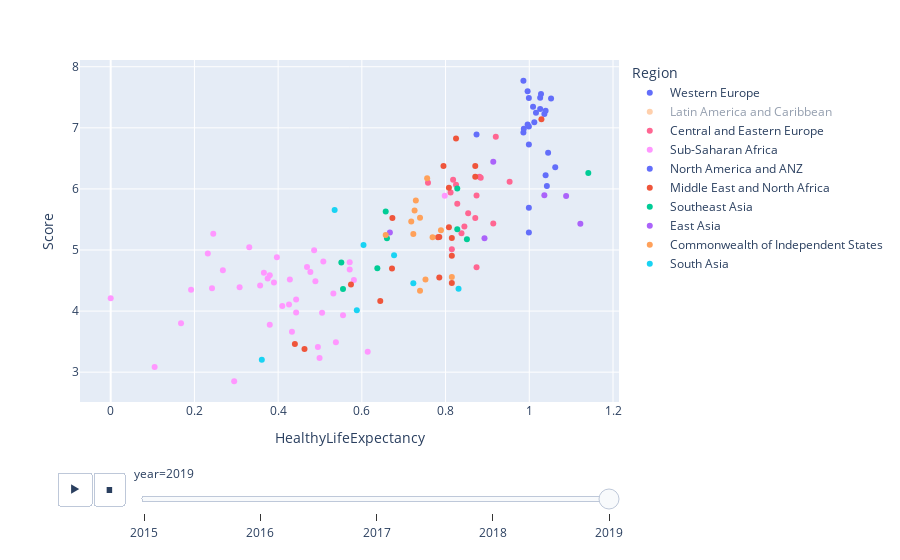

This figure's notebook cell:
### Code cell
fig = px.scatter(data_todo[["Country","Region","Score","year","HealthyLifeExpectancy"]], 
           y = "Score", x = "HealthyLifeExpectancy", 
           animation_frame = "year", animation_group = "Country", color = "Region", hover_name="Country")
fig.show()

### Figure 1 — Plotly figure (JSON) as saved in the notebook; plotly's stock layout.template omitted (floating-point values rounded to 4 significant figures)
{"data": [{"hovertemplate": "<b>%{hovertext}</b><br><br>Region=Western Europe<br>year=2019<br>HealthyLifeExpectancy=%{x}<br>Score=%{y}<extra></extra>", "hovertext": ["Austria", "Belgium", "Cyprus", "Cyprus", "Denmark", "Finland", "France", "Germany", "Greece", "Iceland", "Ireland", "Italy", "Luxembourg", "Malta", "Netherlands", "Norway", "Portugal", "Spain", "Sweden", "Switzerland", "United Kingdom"], "ids": ["Austria", "Belgium", "Cyprus", "Cyprus", "Denmark", "Finland", "France", "Germany", "Greece", "Iceland", "Ireland", "Italy", "Luxembourg", "Malta", "Netherlands", "Norway", "Portugal", "Spain", "Sweden", "Switzerland", "United Kingdom"], "legendgroup": "Western Europe", "marker": {"color": "#636efa", "symbol": "circle"}, "mode": "markers", "name": "Western Europe", "showlegend": true, "type": "scatter", "x": [1.016, 0.986, 1.042, 1.042, 0.996, 0.986, 1.045, 0.987, 0.999, 1.026, 0.999, 1.039, 1.012, 0.999, 0.999, 1.028, 0.999, 1.062, 1.009, 1.052, 0.996], "xaxis": "x", "y": [7.246, 6.923, 6.046, 5.718, 7.6, 7.769, 6.592, 6.985, 5.287, 7.494, 7.021, 6.223, 7.09, 6.726, 7.488, 7.554, 5.693, 6.354, 7.343, 7.48, 7.054], "yaxis": "y"}, {"hovertemplate": "<b>%{hovertext}</b><br><br>Region=Latin America and Caribbean<br>year=2019<br>HealthyLifeExpectancy=%{x}<br>Score=%{y}<extra></extra>", "hovertext": ["Argentina", "Bolivia", "Brazil", "Chile", "Colombia", "Costa Rica", "Dominican Republic", "Ecuador", "El Salvador", "Guatemala", "Haiti", "Honduras", "Jamaica", "Mexico", "Nicaragua", "Panama", "Paraguay", "Peru", "Trinidad and Tobago", "Uruguay", "Venezuela"], "ids": ["Argentina", "Bolivia", "Brazil", "Chile", "Colombia", "Costa Rica", "Dominican Republic", "Ecuador", "El Salvador", "Guatemala", "Haiti", "Honduras", "Jamaica", "Mexico", "Nicaragua", "Panama", "Paraguay", "Peru", "Trinidad and Tobago", "Uruguay", "Venezuela"], "legendgroup": "Latin America and Caribbean", "marker": {"color": "#FFA15A", "symbol": "circle"}, "mode": "markers", "name": "Latin America and Caribbean", "showlegend": true, "type": "scatter", "visible": "legendonly", "x": [0.881, 0.706, 0.802, 0.92, 0.841, 0.963, 0.779, 0.868, 0.789, 0.746, 0.449, 0.828, 0.831, 0.861, 0.835, 0.91, 0.777, 0.854, 0.713, 0.891, 0.805], "xaxis": "x", "y": [6.086, 5.779, 6.3, 6.444, 6.125, 7.167, 5.425, 6.028, 6.253, 6.436, 3.597, 5.86, 5.89, 6.595, 6.105, 6.321, 5.743, 5.697, 6.192, 6.293, 4.707], "yaxis": "y"}, {"hovertemplate": "<b>%{hovertext}</b><br><br>Region=Central and Eastern Europe<br>year=2019<br>HealthyLifeExpectancy=%{x}<br>Score=%{y}<extra></extra>", "hovertext": ["Albania", "Bosnia and Herzegovina", "Bulgaria", "Croatia", "Czech Republic", "Estonia", "Hungary", "Kosovo", "Latvia", "Lithuania", "Macedonia", "Montenegro", "Poland", "Romania", "Serbia", "Slovakia", "Slovenia"], "ids": ["Albania", "Bosnia and Herzegovina", "Bulgaria", "Croatia", "Czech Republic", "Estonia", "Hungary", "Kosovo", "Latvia", "Lithuania", "Macedonia", "Montenegro", "Poland", "Romania", "Serbia", "Slovakia", "Slovenia"], "legendgroup": "Central and Eastern Europe", "marker": {"color": "#FF6692", "symbol": "circle"}, "mode": "markers", "name": "Central and Eastern Europe", "showlegend": true, "type": "scatter", "x": [0.874, 0.845, 0.815, 0.914, 0.92, 0.874, 0.828, 0.758, 0.812, 0.818, 0.838, 0.871, 0.884, 0.825, 0.854, 0.881, 0.953], "xaxis": "x", "y": [4.719, 5.386, 5.011, 5.432, 6.852, 5.893, 5.758, 6.1, 5.94, 6.149, 5.274, 5.523, 6.182, 6.07, 5.603, 6.198, 6.118], "yaxis": "y"}, {"hovertemplate": "<b>%{hovertext}</b><br><br>Region=Sub-Saharan Africa<br>year=2019<br>HealthyLifeExpectancy=%{x}<br>Score=%{y}<extra></extra>", "hovertext": ["Benin", "Botswana", "Burkina Faso", "Burundi", "Cameroon", "Central African Republic", "Chad", "Comoros", "Congo (Brazzaville)", "Congo (Kinshasa)", "Ethiopia", "Gabon", "Gambia", "Ghana", "Guinea", "Ivory Coast", "Kenya", "Lesotho", "Liberia", "Madagascar", "Malawi", "Mali", "Mauritania", "Mauritius", "Mozambique", "Namibia", "Niger", "Nigeria", "Rwanda", "Senegal", "Sierra Leone", "Somalia", "South Africa", "South Sudan", "Swaziland", "Tanzania", "Togo", "Uganda", "Zambia", "Zimbabwe"], "ids": ["Benin", "Botswana", "Burkina Faso", "Burundi", "Cameroon", "Central African Republic", "Chad", "Comoros", "Congo (Brazzaville)", "Congo (Kinshasa)", "Ethiopia", "Gabon", "Gambia", "Ghana", "Guinea", "Ivory Coast", "Kenya", "Lesotho", "Liberia", "Madagascar", "Malawi", "Mali", "Mauritania", "Mauritius", "Mozambique", "Namibia", "Niger", "Nigeria", "Rwanda", "Senegal", "Sierra Leone", "Somalia", "South Africa", "South Sudan", "Swaziland", "Tanzania", "Togo", "Uganda", "Zambia", "Zimbabwe"], "legendgroup": "Sub-Saharan Africa", "marker": {"color": "#FF97FF", "symbol": "circle"}, "mode": "markers", "name": "Sub-Saharan Africa", "showlegend": true, "type": "scatter", "x": [0.397, 0.538, 0.38, 0.38, 0.331, 0.105, 0.192, 0.505, 0.508, 0.357, 0.532, 0.571, 0.428, 0.486, 0.375, 0.232, 0.581, 0.168, 0.443, 0.555, 0.495, 0.308, 0.489, 0.798, 0.39, 0.477, 0.366, 0.245, 0.614, 0.571, 0.242, 0.268, 0.469, 0.295, 0, 0.499, 0.41, 0.443, 0.426, 0.433], "xaxis": "x", "y": [4.883, 3.488, 4.587, 3.775, 5.044, 3.083, 4.35, 3.973, 4.812, 4.418, 4.286, 4.799, 4.516, 4.996, 4.534, 4.944, 4.509, 3.802, 3.975, 3.933, 3.41, 4.39, 4.49, 5.888, 4.466, 4.639, 4.628, 5.265, 3.334, 4.681, 4.374, 4.668, 4.722, 2.853, 4.212, 3.231, 4.085, 4.189, 4.107, 3.663], "yaxis": "y"}, {"hovertemplate": "<b>%{hovertext}</b><br><br>Region=North America and ANZ<br>year=2019<br>HealthyLifeExpectancy=%{x}<br>Score=%{y}<extra></extra>", "hovertext": ["Australia", "Canada", "New Zealand", "United States"], "ids": ["Australia", "Canada", "New Zealand", "United States"], "legendgroup": "North America and ANZ", "marker": {"color": "#636efa", "symbol": "circle"}, "mode": "markers", "name": "North America and ANZ", "showlegend": true, "type": "scatter", "x": [1.036, 1.039, 1.026, 0.874], "xaxis": "x", "y": [7.228, 7.278, 7.307, 6.892], "yaxis": "y"}, {"hovertemplate": "<b>%{hovertext}</b><br><br>Region=Middle East and North Africa<br>year=2019<br>HealthyLifeExpectancy=%{x}<br>Score=%{y}<extra></extra>", "hovertext": ["Algeria", "Bahrain", "Egypt", "Iran", "Iraq", "Israel", "Jordan", "Kuwait", "Lebanon", "Libya", "Morocco", "Palestinian Territories", "Qatar", "Saudi Arabia", "Syria", "Tunisia", "Turkey", "United Arab Emirates", "Yemen"], "ids": ["Algeria", "Bahrain", "Egypt", "Iran", "Iraq", "Israel", "Jordan", "Kuwait", "Lebanon", "Libya", "Morocco", "Palestinian Territories", "Qatar", "Saudi Arabia", "Syria", "Tunisia", "Turkey", "United Arab Emirates", "Yemen"], "legendgroup": "Middle East and North Africa", "marker": {"color": "#EF553B", "symbol": "circle"}, "mode": "markers", "name": "Middle East and North Africa", "showlegend": true, "type": "scatter", "x": [0.785, 0.871, 0.644, 0.785, 0.574, 1.029, 0.815, 0.808, 0.815, 0.673, 0.782, 0.672, 0.871, 0.795, 0.44, 0.815, 0.808, 0.825, 0.463], "xaxis": "x", "y": [5.211, 6.199, 4.166, 4.548, 4.437, 7.139, 4.906, 6.021, 5.197, 5.525, 5.208, 4.696, 6.374, 6.375, 3.462, 4.461, 5.373, 6.825, 3.38], "yaxis": "y"}, {"hovertemplate": "<b>%{hovertext}</b><br><br>Region=Southeast Asia<br>year=2019<br>HealthyLifeExpectancy=%{x}<br>Score=%{y}<extra></extra>", "hovertext": ["Cambodia", "Indonesia", "Laos", "Malaysia", "Myanmar", "Philippines", "Singapore", "Thailand", "Vietnam"], "ids": ["Cambodia", "Indonesia", "Laos", "Malaysia", "Myanmar", "Philippines", "Singapore", "Thailand", "Vietnam"], "legendgroup": "Southeast Asia", "marker": {"color": "#00cc96", "symbol": "circle"}, "mode": "markers", "name": "Southeast Asia", "showlegend": true, "type": "scatter", "x": [0.637, 0.66, 0.551, 0.828, 0.555, 0.657, 1.141, 0.828, 0.851], "xaxis": "x", "y": [4.7, 5.192, 4.796, 5.339, 4.36, 5.631, 6.262, 6.008, 5.175], "yaxis": "y"}, {"hovertemplate": "<b>%{hovertext}</b><br><br>Region=East Asia<br>year=2019<br>HealthyLifeExpectancy=%{x}<br>Score=%{y}<extra></extra>", "hovertext": ["China", "Hong Kong S.A.R. of China", "Japan", "Mongolia", "South Korea", "Taiwan"], "ids": ["China", "Hong Kong S.A.R. of China", "Japan", "Mongolia", "South Korea", "Taiwan"], "legendgroup": "East Asia", "marker": {"color": "#ab63fa", "symbol": "circle"}, "mode": "markers", "name": "East Asia", "showlegend": true, "type": "scatter", "x": [0.893, 1.122, 1.088, 0.667, 1.036, 0.914], "xaxis": "x", "y": [5.191, 5.43, 5.886, 5.285, 5.895, 6.446], "yaxis": "y"}, {"hovertemplate": "<b>%{hovertext}</b><br><br>Region=Commonwealth of Independent States<br>year=2019<br>HealthyLifeExpectancy=%{x}<br>Score=%{y}<extra></extra>", "hovertext": ["Armenia", "Azerbaijan", "Belarus", "Georgia", "Kazakhstan", "Kyrgyzstan", "Moldova", "Russia", "Tajikistan", "Turkmenistan", "Ukraine", "Uzbekistan"], "ids": ["Armenia", "Azerbaijan", "Belarus", "Georgia", "Kazakhstan", "Kyrgyzstan", "Moldova", "Russia", "Tajikistan", "Turkmenistan", "Ukraine", "Uzbekistan"], "legendgroup": "Commonwealth of Independent States", "marker": {"color": "#FFA15A", "symbol": "circle"}, "mode": "markers", "name": "Commonwealth of Independent States", "showlegend": true, "type": "scatter", "x": [0.815, 0.769, 0.789, 0.752, 0.729, 0.723, 0.739, 0.726, 0.718, 0.657, 0.739, 0.756], "xaxis": "x", "y": [4.559, 5.208, 5.323, 4.519, 5.809, 5.261, 5.529, 5.648, 5.467, 5.247, 4.332, 6.174], "yaxis": "y"}, {"hovertemplate": "<b>%{hovertext}</b><br><br>Region=South Asia<br>year=2019<br>HealthyLifeExpectancy=%{x}<br>Score=%{y}<extra></extra>", "hovertext": ["Afghanistan", "Bangladesh", "Bhutan", "India", "Nepal", "Pakistan", "Sri Lanka"], "ids": ["Afghanistan", "Bangladesh", "Bhutan", "India", "Nepal", "Pakistan", "Sri Lanka"], "legendgroup": "South Asia", "marker": {"color": "#19d3f3", "symbol": "circle"}, "mode": "markers", "name": "South Asia", "showlegend": true, "type": "scatter", "x": [0.361, 0.723, 0.604, 0.588, 0.677, 0.535, 0.831], "xaxis": "x", "y": [3.203, 4.456, 5.082, 4.015, 4.913, 5.653, 4.366], "yaxis": "y"}], "layout": {"autosize": true, "legend": {"title": {"text": "Region"}, "tracegroupgap": 0}, "margin": {"t": 60}, "sliders": [{"active": 4, "currentvalue": {"prefix": "year="}, "len": 0.9, "pad": {"b": 10, "t": 60}, "steps": [{"args": [["2015"], {"frame": {"duration": 0, "redraw": false}, "fromcurrent": true, "mode": "immediate", "transition": {"duration": 0, "easing": "linear"}}], "label": "2015", "method": "animate"}, {"args": [["2016"], {"frame": {"duration": 0, "redraw": false}, "fromcurrent": true, "mode": "immediate", "transition": {"duration": 0, "easing": "linear"}}], "label": "2016", "method": "animate"}, {"args": [["2017"], {"frame": {"duration": 0, "redraw": false}, "fromcurrent": true, "mode": "immediate", "transition": {"duration": 0, "easing": "linear"}}], "label": "2017", "method": "animate"}, {"args": [["2018"], {"frame": {"duration": 0, "redraw": false}, "fromcurrent": true, "mode": "immediate", "transition": {"duration": 0, "easing": "linear"}}], "label": "2018", "method": "animate"}, {"args": [["2019"], {"frame": {"duration": 0, "redraw": false}, "fromcurrent": true, "mode": "immediate", "transition": {"duration": 0, "easing": "linear"}}], "label": "2019", "method": "animate"}], "x": 0.1, "xanchor": "left", "y": 0, "yanchor": "top"}], "updatemenus": [{"active": 0, "buttons": [{"args": [null, {"frame": {"duration": 500, "redraw": false}, "fromcurrent": true, "mode": "immediate", "transition": {"duration": 500, "easing": "linear"}}], "label": "&#9654;", "method": "animate"}, {"args": [[null], {"frame": {"duration": 0, "redraw": false}, "fromcurrent": true, "mode": "immediate", "transition": {"duration": 0, "easing": "linear"}}], "label": "&#9724;", "method": "animate"}], "direction": "left", "pad": {"r": 10, "t": 70}, "showactive": false, "type": "buttons", "x": 0.1, "xanchor": "right", "y": 0, "yanchor": "top"}], "xaxis": {"anchor": "y", "autorange": true, "domain": [0, 1], "range": [-0.07279, 1.214], "title": {"text": "HealthyLifeExpectancy"}, "type": "linear"}, "yaxis": {"anchor": "x", "autorange": true, "domain": [0, 1], "range": [2.48, 8.142], "title": {"text": "Score"}, "type": "linear"}}}
